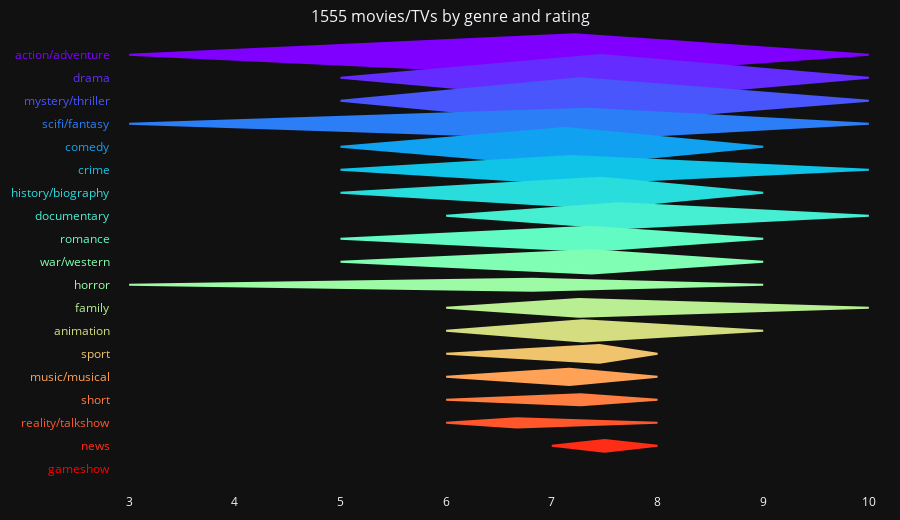

The notebook cell this image was saved under:
### Code cell
df_ = df
genre_cols = [col for col in df_.columns if col.startswith('genre_')]

# Sum weighted counts per genre
df_by_genre = df_[genre_cols].sum(axis=0).reset_index()
df_by_genre.columns = ['genre', 'weighted_count']
df_by_genre['genre'] = df_by_genre['genre'].str.replace('^genre_', '', regex=True)

# Raw counts per genre
raw_counts = [(df_[col] > 0).sum() for col in genre_cols]
df_by_genre['raw_count'] = raw_counts

# Average rating per genre
means = []
for col in genre_cols:
    mask = df_[col] > 0
    mean_rating = df_.loc[mask, 'your_rating'].mean() if mask.sum() > 0 else None
    means.append(mean_rating)
df_by_genre['avg_rating'] = means

# Min and max rating per genre (needed for diamond vertical extent)
mins = []
maxs = []
for col in genre_cols:
    mask = df_[col] > 0
    min_rating = df_.loc[mask, 'your_rating'].min() if mask.sum() > 0 else None
    max_rating = df_.loc[mask, 'your_rating'].max() if mask.sum() > 0 else None
    mins.append(min_rating)
    maxs.append(max_rating)
df_by_genre['min_rating'] = mins
df_by_genre['max_rating'] = maxs

# Helper function to wrap long lines for hover text
def wrap_line(line, width=45):
    return '<br>'.join(textwrap.wrap(line, width=width))

# Format top titles with line breaks for wrapping
def format_top_titles(titles, is_truncated, top_n=15):
    displayed_titles = titles[:top_n] if len(titles) > top_n else titles
    lines = [f"Top {len(displayed_titles)}:"] + displayed_titles
    wrapped_lines = [wrap_line(line) for line in lines]
    text = '<br>'.join(wrapped_lines)
    return text + ("<br>...and more" if is_truncated else "")

# Precompute top movies per genre
top_n = 15
top_movies_per_genre = {}
for col in genre_cols:
    mask = df_[col] > 0
    filtered = df_.loc[mask, ['title', 'year', 'your_rating']]
    total_movies = filtered.shape[0]
    top_rated = filtered.sort_values('your_rating', ascending=False).head(top_n)
    top_sorted = top_rated.sort_values(['year', 'title'])
    formatted_titles = [
        f"{int(row['year'])}: {row['title']} ({row['your_rating']}/10)"
        for _, row in top_sorted.iterrows()
    ]
    is_truncated = total_movies > top_n
    top_movies_per_genre[col] = (formatted_titles, is_truncated)

df_by_genre['top'] = df_by_genre['genre'].apply(
    lambda g: format_top_titles(*top_movies_per_genre.get(f'genre_{g}', ([], False)))
)

# Sort descending by weighted_count (largest on top)
df_by_genre = df_by_genre.sort_values('weighted_count', ascending=False).reset_index(drop=True)
# Removed reversal: df_by_genre = df_by_genre[::-1]

# Rescale avg_rating, min_rating, max_rating to original rating scale for x-axis
min_orig = df_['your_rating'].min()
max_orig = df_['your_rating'].max()

# Marker area proportional to weighted count
size_factor = 4e-1
areas = np.sqrt(df_by_genre['weighted_count'] * size_factor)

# Assign colors using reversed rainbow colormap
n_genres = len(df_by_genre)
spectral = cm.get_cmap('rainbow')
color_vals = np.linspace(0, 1, n_genres)
genre_list = df_by_genre['genre'].tolist()
genre_colors = {
    genre: to_hex(spectral(val))
    for genre, val in zip(genre_list, color_vals)
}

# Prepare hover text strings
hover_texts = []
for _, row in df_by_genre.iterrows():
    hover_text = (
        f"Genre: {row['genre']}<br>"
        f"Raw count: {row['raw_count']}<br>"
        f"Weighted count: {row['weighted_count']:.0f}<br>"
        f"Avg rating: {row['avg_rating']:.1f}/10<br>"
        f"Range: {row['min_rating']:.0f} - {row['max_rating']:.0f}<br><br>"
        f"{row['top']}"
    )
    hover_texts.append(hover_text)

# Build diamond shapes as polygons, y is numeric index
diamond_traces = []
for i, row in df_by_genre.iterrows():
    genre = row['genre']
    avg = row['avg_rating']
    min_r = row['min_rating']
    max_r = row['max_rating']
    area = np.sqrt(row['weighted_count'] * size_factor)
    color = genre_colors[genre]

    y = i  # y-axis numeric position

    # Calculate diamond vertical height from rating range and area
    vertical_height = area/(max_r - min_r)
    if vertical_height == 0:
        vertical_height = 0.01  # fallback minimal height to avoid zero area
    # Area of diamond = width * height; width = area / height
    half_height = vertical_height / 2
    half_width = area / vertical_height / 2

    # Diamond vertices coordinates (clockwise):
    # Top vertex: (avg, y + half_height)
    # Right vertex: (avg + half_width, y)
    # Bottom vertex: (avg, y - half_height)
    # Left vertex: (avg - half_width, y)
    # Close polygon back to top vertex
    x_pts = [avg, max_r, avg, min_r, avg]
    y_pts = [y + half_height, y, y - half_height, y, y + half_height]

    diamond_trace = go.Scatter(
        x=x_pts,
        y=y_pts,
        mode='lines',
        fill='toself',
        line=dict(color=color),
        fillcolor=color,
        hoverinfo='text',
        text=hover_texts[i],
        showlegend=False,
        hovertemplate=hover_texts[i] + "<extra></extra>",
    )
    diamond_traces.append(diamond_trace)

# Prepare y-axis ticks but keep labels blank (annotations used instead)
y_positions = list(range(len(df_by_genre)))
y_labels = df_by_genre['genre'].tolist()

annotations = [
    dict(
        xref='paper',
        x=0.005,
        y=y_pos,
        xanchor='right',
        yanchor='middle',
        text=genre,
        font=dict(color=genre_colors[genre], size=12),
        showarrow=False,
        align='right'
    )
    for y_pos, genre in zip(y_positions, y_labels)
]

fig = go.Figure(data=diamond_traces)

fig.update_layout(
    title=dict(
        text=f'{df.title.nunique()} movies/TVs by genre and rating',
        x=0.5,
        y=0.98,
        xanchor='center',
        font=dict(size=16)
    ),
    xaxis=dict(
        range=[min_orig - 0.2, max_orig + 0.2],
        showgrid=False,
        fixedrange=True,
    ),
    yaxis=dict(
        tickvals=y_positions,
        ticktext=[''] * len(y_positions),
        showgrid=False,
        fixedrange=True,
        zeroline=False,
        autorange='reversed'  # Reverse y-axis so highest weighted count is at top
    ),
    annotations=annotations,
    template='plotly_dark',
    height=520,
    margin=dict(t=10, b=10, l=108, r=10),
    dragmode=False,
    hoverlabel=dict(
        align='left',
        font_size=12,
    )
)

fig.show(config=dict(scrollZoom=False, doubleClick=False, displayModeBar=True))

### Figure 1 — Plotly figure (JSON) as saved in the notebook; plotly's stock layout.template omitted (floating-point values rounded to 4 significant figures)
{"data": [{"fill": "toself", "fillcolor": "#8000ff", "hoverinfo": "text", "hovertemplate": "Genre: action/adventure<br>Raw count: 974<br>Weighted count: 396<br>Avg rating: 7.2/10<br>Range: 3 - 10<br><br>Top 15:<br>1991: Terminator 2: Judgment Day (9/10)<br>2000: Gladiator (9/10)<br>2002: The Lord of the Rings: The Two Towers<br>(9/10)<br>2003: Big Fish (9/10)<br>2005: Star Wars: Episode III - Revenge of the<br>Sith (9/10)<br>2005: V for Vendetta (9/10)<br>2008: The Dark Knight (10/10)<br>2010: Inception (10/10)<br>2013: Rick and Morty (9/10)<br>2014: Interstellar (10/10)<br>2015: Star Wars: Episode VII - The Force<br>Awakens (9/10)<br>2017: A Taxi Driver (9/10)<br>2017: Logan (9/10)<br>2019: Avengers: Endgame (10/10)<br>2021: What If...? (9/10)<br>...and more<extra></extra>", "line": {"color": "#8000ff"}, "mode": "lines", "showlegend": false, "text": "Genre: action/adventure<br>Raw count: 974<br>Weighted count: 396<br>Avg rating: 7.2/10<br>Range: 3 - 10<br><br>Top 15:<br>1991: Terminator 2: Judgment Day (9/10)<br>2000: Gladiator (9/10)<br>2002: The Lord of the Rings: The Two Towers<br>(9/10)<br>2003: Big Fish (9/10)<br>2005: Star Wars: Episode III - Revenge of the<br>Sith (9/10)<br>2005: V for Vendetta (9/10)<br>2008: The Dark Knight (10/10)<br>2010: Inception (10/10)<br>2013: Rick and Morty (9/10)<br>2014: Interstellar (10/10)<br>2015: Star Wars: Episode VII - The Force<br>Awakens (9/10)<br>2017: A Taxi Driver (9/10)<br>2017: Logan (9/10)<br>2019: Avengers: Endgame (10/10)<br>2021: What If...? (9/10)<br>...and more", "type": "scatter", "x": [7.217, 10, 7.217, 3, 7.217], "y": [0.8987, 0, -0.8987, 0, 0.8987]}, {"fill": "toself", "fillcolor": "#642cfe", "hoverinfo": "text", "hovertemplate": "Genre: drama<br>Raw count: 776<br>Weighted count: 246<br>Avg rating: 7.5/10<br>Range: 5 - 10<br><br>Top 15:<br>1994: The Shawshank Redemption (9/10)<br>1997: Titanic (9/10)<br>2000: Memento (9/10)<br>2002: The Lord of the Rings: The Two Towers<br>(9/10)<br>2003: Big Fish (9/10)<br>2008: The Dark Knight (10/10)<br>2014: Interstellar (10/10)<br>2014: The Theory of Everything (9/10)<br>2015: The Man in the High Castle (9/10)<br>2016: Arrival (10/10)<br>2016: Hacksaw Ridge (9/10)<br>2016: Travelers (9/10)<br>2016: Westworld (9/10)<br>2017: A Taxi Driver (9/10)<br>2017: Logan (9/10)<br>...and more<extra></extra>", "line": {"color": "#642cfe"}, "mode": "lines", "showlegend": false, "text": "Genre: drama<br>Raw count: 776<br>Weighted count: 246<br>Avg rating: 7.5/10<br>Range: 5 - 10<br><br>Top 15:<br>1994: The Shawshank Redemption (9/10)<br>1997: Titanic (9/10)<br>2000: Memento (9/10)<br>2002: The Lord of the Rings: The Two Towers<br>(9/10)<br>2003: Big Fish (9/10)<br>2008: The Dark Knight (10/10)<br>2014: Interstellar (10/10)<br>2014: The Theory of Everything (9/10)<br>2015: The Man in the High Castle (9/10)<br>2016: Arrival (10/10)<br>2016: Hacksaw Ridge (9/10)<br>2016: Travelers (9/10)<br>2016: Westworld (9/10)<br>2017: A Taxi Driver (9/10)<br>2017: Logan (9/10)<br>...and more", "type": "scatter", "x": [7.464, 10, 7.464, 5, 7.464], "y": [1.993, 1, 0.007052, 1, 1.993]}, {"fill": "toself", "fillcolor": "#4856fb", "hoverinfo": "text", "hovertemplate": "Genre: mystery/thriller<br>Raw count: 718<br>Weighted count: 241<br>Avg rating: 7.3/10<br>Range: 5 - 10<br><br>Top 15:<br>2000: Memento (9/10)<br>2001: A Beautiful Mind (9/10)<br>2006: The Lives of Others (9/10)<br>2008: Breaking Bad (9/10)<br>2008: The Dark Knight (10/10)<br>2010: Inception (10/10)<br>2013: Coherence (9/10)<br>2015: Narcos (9/10)<br>2015: The Man in the High Castle (9/10)<br>2016: Arrival (10/10)<br>2016: Travelers (9/10)<br>2016: Westworld (9/10)<br>2017: Dark (9/10)<br>2017: Logan (9/10)<br>2020: Tenet (9/10)<br>...and more<extra></extra>", "line": {"color": "#4856fb"}, "mode": "lines", "showlegend": false, "text": "Genre: mystery/thriller<br>Raw count: 718<br>Weighted count: 241<br>Avg rating: 7.3/10<br>Range: 5 - 10<br><br>Top 15:<br>2000: Memento (9/10)<br>2001: A Beautiful Mind (9/10)<br>2006: The Lives of Others (9/10)<br>2008: Breaking Bad (9/10)<br>2008: The Dark Knight (10/10)<br>2010: Inception (10/10)<br>2013: Coherence (9/10)<br>2015: Narcos (9/10)<br>2015: The Man in the High Castle (9/10)<br>2016: Arrival (10/10)<br>2016: Travelers (9/10)<br>2016: Westworld (9/10)<br>2017: Dark (9/10)<br>2017: Logan (9/10)<br>2020: Tenet (9/10)<br>...and more", "type": "scatter", "x": [7.267, 10, 7.267, 5, 7.267], "y": [2.982, 2, 1.018, 2, 2.982]}, {"fill": "toself", "fillcolor": "#2c7ef7", "hoverinfo": "text", "hovertemplate": "Genre: scifi/fantasy<br>Raw count: 679<br>Weighted count: 211<br>Avg rating: 7.3/10<br>Range: 3 - 10<br><br>Top 15:<br>1999: The Matrix (9/10)<br>2003: Big Fish (9/10)<br>2005: Star Wars: Episode III - Revenge of the<br>Sith (9/10)<br>2010: Inception (10/10)<br>2013: Coherence (9/10)<br>2013: Rick and Morty (9/10)<br>2014: Interstellar (10/10)<br>2015: Star Wars: Episode VII - The Force<br>Awakens (9/10)<br>2015: The Man in the High Castle (9/10)<br>2016: Arrival (10/10)<br>2016: Travelers (9/10)<br>2017: Logan (9/10)<br>2019: Avengers: Endgame (10/10)<br>2020: Tenet (9/10)<br>2021: What If...? (9/10)<br>...and more<extra></extra>", "line": {"color": "#2c7ef7"}, "mode": "lines", "showlegend": false, "text": "Genre: scifi/fantasy<br>Raw count: 679<br>Weighted count: 211<br>Avg rating: 7.3/10<br>Range: 3 - 10<br><br>Top 15:<br>1999: The Matrix (9/10)<br>2003: Big Fish (9/10)<br>2005: Star Wars: Episode III - Revenge of the<br>Sith (9/10)<br>2010: Inception (10/10)<br>2013: Coherence (9/10)<br>2013: Rick and Morty (9/10)<br>2014: Interstellar (10/10)<br>2015: Star Wars: Episode VII - The Force<br>Awakens (9/10)<br>2015: The Man in the High Castle (9/10)<br>2016: Arrival (10/10)<br>2016: Travelers (9/10)<br>2017: Logan (9/10)<br>2019: Avengers: Endgame (10/10)<br>2020: Tenet (9/10)<br>2021: What If...? (9/10)<br>...and more", "type": "scatter", "x": [7.348, 10, 7.348, 3, 7.348], "y": [3.656, 3, 2.344, 3, 3.656]}, {"fill": "toself", "fillcolor": "#10a2f0", "hoverinfo": "text", "hovertemplate": "Genre: comedy<br>Raw count: 328<br>Weighted count: 107<br>Avg rating: 7.1/10<br>Range: 5 - 9<br><br>Top 15:<br>1989: Dead Poets Society (9/10)<br>1993: Groundhog Day (9/10)<br>1998: The Truman Show (9/10)<br>2013: Rick and Morty (9/10)<br>2015: Where to Invade Next (9/10)<br>2017: Bonusfamiljen (8/10)<br>2019: Knives Out (8/10)<br>2021: Free Guy (8/10)<br>2021: Resident Alien (8/10)<br>2021: WandaVision (8/10)<br>2022: Babylon (9/10)<br>2022: Everything Everywhere All at Once<br>(8/10)<br>2022: The Boys Presents: Diabolical (8/10)<br>2022: The Menu (8/10)<br>2023: Poor Things (8/10)<br>...and more<extra></extra>", "line": {"color": "#10a2f0"}, "mode": "lines", "showlegend": false, "text": "Genre: comedy<br>Raw count: 328<br>Weighted count: 107<br>Avg rating: 7.1/10<br>Range: 5 - 9<br><br>Top 15:<br>1989: Dead Poets Society (9/10)<br>1993: Groundhog Day (9/10)<br>1998: The Truman Show (9/10)<br>2013: Rick and Morty (9/10)<br>2015: Where to Invade Next (9/10)<br>2017: Bonusfamiljen (8/10)<br>2019: Knives Out (8/10)<br>2021: Free Guy (8/10)<br>2021: Resident Alien (8/10)<br>2021: WandaVision (8/10)<br>2022: Babylon (9/10)<br>2022: Everything Everywhere All at Once<br>(8/10)<br>2022: The Boys Presents: Diabolical (8/10)<br>2022: The Menu (8/10)<br>2023: Poor Things (8/10)<br>...and more", "type": "scatter", "x": [7.131, 9, 7.131, 5, 7.131], "y": [4.818, 4, 3.182, 4, 4.818]}, {"fill": "toself", "fillcolor": "#0fc4e7", "hoverinfo": "text", "hovertemplate": "Genre: crime<br>Raw count: 339<br>Weighted count: 91<br>Avg rating: 7.2/10<br>Range: 5 - 10<br><br>Top 15:<br>1996: Eraser (8/10)<br>2002: Catch Me If You Can (9/10)<br>2005: Batman Begins (9/10)<br>2008: Breaking Bad (9/10)<br>2008: The Dark Knight (10/10)<br>2011: The Bridge (9/10)<br>2012: The Dark Knight Rises (9/10)<br>2013: Now You See Me (9/10)<br>2015: Narcos (9/10)<br>2017: Dark (9/10)<br>2019: In the Shadow of the Moon (8/10)<br>2019: Joker (9/10)<br>2022: The Batman (8/10)<br>2022: Under the Banner of Heaven (9/10)<br>2023: The Continental (8/10)<br>...and more<extra></extra>", "line": {"color": "#0fc4e7"}, "mode": "lines", "showlegend": false, "text": "Genre: crime<br>Raw count: 339<br>Weighted count: 91<br>Avg rating: 7.2/10<br>Range: 5 - 10<br><br>Top 15:<br>1996: Eraser (8/10)<br>2002: Catch Me If You Can (9/10)<br>2005: Batman Begins (9/10)<br>2008: Breaking Bad (9/10)<br>2008: The Dark Knight (10/10)<br>2011: The Bridge (9/10)<br>2012: The Dark Knight Rises (9/10)<br>2013: Now You See Me (9/10)<br>2015: Narcos (9/10)<br>2017: Dark (9/10)<br>2019: In the Shadow of the Moon (8/10)<br>2019: Joker (9/10)<br>2022: The Batman (8/10)<br>2022: Under the Banner of Heaven (9/10)<br>2023: The Continental (8/10)<br>...and more", "type": "scatter", "x": [7.177, 10, 7.177, 5, 7.177], "y": [5.605, 5, 4.395, 5, 5.605]}, {"fill": "toself", "fillcolor": "#2adddd", "hoverinfo": "text", "hovertemplate": "Genre: history/biography<br>Raw count: 183<br>Weighted count: 69<br>Avg rating: 7.5/10<br>Range: 5 - 9<br><br>Top 15:<br>1998: The Thin Red Line (9/10)<br>2001: A Beautiful Mind (9/10)<br>2002: Catch Me If You Can (9/10)<br>2002: K-19: The Widowmaker (9/10)<br>2014: The Theory of Everything (9/10)<br>2015: Narcos (9/10)<br>2016: Hacksaw Ridge (9/10)<br>2016: Race (8/10)<br>2017: A Taxi Driver (9/10)<br>2017: Molly's Game (8/10)<br>2019: Chernobyl (9/10)<br>2019: The Best of Enemies (8/10)<br>2020: Hillbilly Elegy (8/10)<br>2022: All Quiet on the Western Front (9/10)<br>2024: Shōgun (8/10)<br>...and more<extra></extra>", "line": {"color": "#2adddd"}, "mode": "lines", "showlegend": false, "text": "Genre: history/biography<br>Raw count: 183<br>Weighted count: 69<br>Avg rating: 7.5/10<br>Range: 5 - 9<br><br>Top 15:<br>1998: The Thin Red Line (9/10)<br>2001: A Beautiful Mind (9/10)<br>2002: Catch Me If You Can (9/10)<br>2002: K-19: The Widowmaker (9/10)<br>2014: The Theory of Everything (9/10)<br>2015: Narcos (9/10)<br>2016: Hacksaw Ridge (9/10)<br>2016: Race (8/10)<br>2017: A Taxi Driver (9/10)<br>2017: Molly's Game (8/10)<br>2019: Chernobyl (9/10)<br>2019: The Best of Enemies (8/10)<br>2020: Hillbilly Elegy (8/10)<br>2022: All Quiet on the Western Front (9/10)<br>2024: Shōgun (8/10)<br>...and more", "type": "scatter", "x": [7.464, 9, 7.464, 5, 7.464], "y": [6.659, 6, 5.341, 6, 6.659]}, {"fill": "toself", "fillcolor": "#46efd1", "hoverinfo": "text", "hovertemplate": "Genre: documentary<br>Raw count: 61<br>Weighted count: 47<br>Avg rating: 7.6/10<br>Range: 6 - 10<br><br>Top 15:<br>2006: Nova: Monster of the Milky Way (8/10)<br>2008: Adventures in Architecture (9/10)<br>2009: Home (10/10)<br>2010: Aerial America (8/10)<br>2010: Hubble (9/10)<br>2011: Nova: The Fabric of the Cosmos: Quantum<br>Leap (9/10)<br>2011: Nova: The Fabric of the Cosmos: The<br>Illusion of Time (9/10)<br>2011: Nova: The Fabric of the Cosmos:<br>Universe or Multiverse? (9/10)<br>2011: Nova: The Fabric of the Cosmos: What is<br>Space? (9/10)<br>2011: Samsara (8/10)<br>2014: Scandimania (9/10)<br>2014: The Science of Interstellar (8/10)<br>2015: Under the Dome (8/10)<br>2015: Where to Invade Next (9/10)<br>2020: Alien Worlds (8/10)<br>...and more<extra></extra>", "line": {"color": "#46efd1"}, "mode": "lines", "showlegend": false, "text": "Genre: documentary<br>Raw count: 61<br>Weighted count: 47<br>Avg rating: 7.6/10<br>Range: 6 - 10<br><br>Top 15:<br>2006: Nova: Monster of the Milky Way (8/10)<br>2008: Adventures in Architecture (9/10)<br>2009: Home (10/10)<br>2010: Aerial America (8/10)<br>2010: Hubble (9/10)<br>2011: Nova: The Fabric of the Cosmos: Quantum<br>Leap (9/10)<br>2011: Nova: The Fabric of the Cosmos: The<br>Illusion of Time (9/10)<br>2011: Nova: The Fabric of the Cosmos:<br>Universe or Multiverse? (9/10)<br>2011: Nova: The Fabric of the Cosmos: What is<br>Space? (9/10)<br>2011: Samsara (8/10)<br>2014: Scandimania (9/10)<br>2014: The Science of Interstellar (8/10)<br>2015: Under the Dome (8/10)<br>2015: Where to Invade Next (9/10)<br>2020: Alien Worlds (8/10)<br>...and more", "type": "scatter", "x": [7.639, 10, 7.639, 6, 7.639], "y": [7.543, 7, 6.457, 7, 7.543]}, {"fill": "toself", "fillcolor": "#62fbc4", "hoverinfo": "text", "hovertemplate": "Genre: romance<br>Raw count: 140<br>Weighted count: 45<br>Avg rating: 7.4/10<br>Range: 5 - 9<br><br>Top 15:<br>1985: Out of Africa (8/10)<br>1990: Edward Scissorhands (8/10)<br>1992: Memoirs of an Invisible Man (8/10)<br>1993: Groundhog Day (9/10)<br>1994: Forrest Gump (9/10)<br>1997: Good Will Hunting (9/10)<br>1997: Titanic (9/10)<br>2003: Big Fish (9/10)<br>2005: King Kong (8/10)<br>2009: Mr. Nobody (8/10)<br>2012: To the Wonder (8/10)<br>2013: Her (8/10)<br>2014: The Theory of Everything (9/10)<br>2021: Free Guy (8/10)<br>2023: Poor Things (8/10)<br>...and more<extra></extra>", "line": {"color": "#62fbc4"}, "mode": "lines", "showlegend": false, "text": "Genre: romance<br>Raw count: 140<br>Weighted count: 45<br>Avg rating: 7.4/10<br>Range: 5 - 9<br><br>Top 15:<br>1985: Out of Africa (8/10)<br>1990: Edward Scissorhands (8/10)<br>1992: Memoirs of an Invisible Man (8/10)<br>1993: Groundhog Day (9/10)<br>1994: Forrest Gump (9/10)<br>1997: Good Will Hunting (9/10)<br>1997: Titanic (9/10)<br>2003: Big Fish (9/10)<br>2005: King Kong (8/10)<br>2009: Mr. Nobody (8/10)<br>2012: To the Wonder (8/10)<br>2013: Her (8/10)<br>2014: The Theory of Everything (9/10)<br>2021: Free Guy (8/10)<br>2023: Poor Things (8/10)<br>...and more", "type": "scatter", "x": [7.364, 9, 7.364, 5, 7.364], "y": [8.528, 8, 7.472, 8, 8.528]}, {"fill": "toself", "fillcolor": "#80ffb4", "hoverinfo": "text", "hovertemplate": "Genre: war/western<br>Raw count: 136<br>Weighted count: 40<br>Avg rating: 7.4/10<br>Range: 5 - 9<br><br>Top 15:<br>1987: Empire of the Sun (8/10)<br>1998: The Thin Red Line (9/10)<br>2000: U-571 (8/10)<br>2002: K-19: The Widowmaker (9/10)<br>2006: Letters from Iwo Jima (8/10)<br>2008: Defiance (8/10)<br>2008: Valkyrie (8/10)<br>2009: Inglourious Basterds (8/10)<br>2011: War Horse (8/10)<br>2016: Hacksaw Ridge (9/10)<br>2019: Jojo Rabbit (8/10)<br>2022: All Quiet on the Western Front (9/10)<br>2022: Rogue Heroes (8/10)<br>2023: Napoleon (8/10)<br>2024: Shōgun (8/10)<br>...and more<extra></extra>", "line": {"color": "#80ffb4"}, "mode": "lines", "showlegend": false, "text": "Genre: war/western<br>Raw count: 136<br>Weighted count: 40<br>Avg rating: 7.4/10<br>Range: 5 - 9<br><br>Top 15:<br>1987: Empire of the Sun (8/10)<br>1998: The Thin Red Line (9/10)<br>2000: U-571 (8/10)<br>2002: K-19: The Widowmaker (9/10)<br>2006: Letters from Iwo Jima (8/10)<br>2008: Defiance (8/10)<br>2008: Valkyrie (8/10)<br>2009: Inglourious Basterds (8/10)<br>2011: War Horse (8/10)<br>2016: Hacksaw Ridge (9/10)<br>2019: Jojo Rabbit (8/10)<br>2022: All Quiet on the Western Front (9/10)<br>2022: Rogue Heroes (8/10)<br>2023: Napoleon (8/10)<br>2024: Shōgun (8/10)<br>...and more", "type": "scatter", "x": [7.375, 9, 7.375, 5, 7.375], "y": [9.502, 9, 8.498, 9, 9.502]}, {"fill": "toself", "fillcolor": "#9cfba4", "hoverinfo": "text", "hovertemplate": "Genre: horror<br>Raw count: 83<br>Weighted count: 25<br>Avg rating: 6.8/10<br>Range: 3 - 9<br><br>Top 15:<br>1986: Aliens (8/10)<br>1991: The Silence of the Lambs (8/10)<br>2005: The Skeleton Key (8/10)<br>2007: 28 Weeks Later (8/10)<br>2008: The Mummy: Tomb of the Dragon Emperor<br>(8/10)<br>2013: World War Z (8/10)<br>2018: Annihilation (8/10)<br>2018: The Cloverfield Paradox (8/10)<br>2019: Love, Death & Robots (8/10)<br>2020: A Quiet Place Part II (8/10)<br>2021: Army of the Dead (8/10)<br>2022: Doctor Strange in the Multiverse of<br>Madness (8/10)<br>2022: The Menu (8/10)<br>2023: The Last of Us (9/10)<br>2024: Alien: Romulus (8/10)<br>...and more<extra></extra>", "line": {"color": "#9cfba4"}, "mode": "lines", "showlegend": false, "text": "Genre: horror<br>Raw count: 83<br>Weighted count: 25<br>Avg rating: 6.8/10<br>Range: 3 - 9<br><br>Top 15:<br>1986: Aliens (8/10)<br>1991: The Silence of the Lambs (8/10)<br>2005: The Skeleton Key (8/10)<br>2007: 28 Weeks Later (8/10)<br>2008: The Mummy: Tomb of the Dragon Emperor<br>(8/10)<br>2013: World War Z (8/10)<br>2018: Annihilation (8/10)<br>2018: The Cloverfield Paradox (8/10)<br>2019: Love, Death & Robots (8/10)<br>2020: A Quiet Place Part II (8/10)<br>2021: Army of the Dead (8/10)<br>2022: Doctor Strange in the Multiverse of<br>Madness (8/10)<br>2022: The Menu (8/10)<br>2023: The Last of Us (9/10)<br>2024: Alien: Romulus (8/10)<br>...and more", "type": "scatter", "x": [6.819, 9, 6.819, 3, 6.819], "y": [10.26, 10, 9.738, 10, 10.26]}, {"fill": "toself", "fillcolor": "#b9ef92", "hoverinfo": "text", "hovertemplate": "Genre: family<br>Raw count: 105<br>Weighted count: 24<br>Avg rating: 7.3/10<br>Range: 6 - 10<br><br>Top 15:<br>1990: Mr. Bean (8/10)<br>2001: Harry Potter and the Sorcerer's Stone<br>(8/10)<br>2002: Harry Potter and the Chamber of Secrets<br>(8/10)<br>2004: Harry Potter and the Prisoner of<br>Azkaban (9/10)<br>2005: Harry Potter and the Goblet of Fire<br>(8/10)<br>2009: Hachi: A Dog's Tale (8/10)<br>2009: Harry Potter and the Half-Blood Prince<br>(8/10)<br>2009: Home (10/10)<br>2010: Harry Potter and the Deathly Hallows:<br>Part 1 (8/10)<br>2011: Harry Potter and the Deathly Hallows:<br>Part 2 (8/10)<br>2011: Hugo (8/10)<br>2011: We Bought a Zoo (8/10)<br>2012: Brave (8/10)<br>2014: Big Hero 6 (8/10)<br>2015: Tomorrowland (8/10)<br>...and more<extra></extra>", "line": {"color": "#b9ef92"}, "mode": "lines", "showlegend": false, "text": "Genre: family<br>Raw count: 105<br>Weighted count: 24<br>Avg rating: 7.3/10<br>Range: 6 - 10<br><br>Top 15:<br>1990: Mr. Bean (8/10)<br>2001: Harry Potter and the Sorcerer's Stone<br>(8/10)<br>2002: Harry Potter and the Chamber of Secrets<br>(8/10)<br>2004: Harry Potter and the Prisoner of<br>Azkaban (9/10)<br>2005: Harry Potter and the Goblet of Fire<br>(8/10)<br>2009: Hachi: A Dog's Tale (8/10)<br>2009: Harry Potter and the Half-Blood Prince<br>(8/10)<br>2009: Home (10/10)<br>2010: Harry Potter and the Deathly Hallows:<br>Part 1 (8/10)<br>2011: Harry Potter and the Deathly Hallows:<br>Part 2 (8/10)<br>2011: Hugo (8/10)<br>2011: We Bought a Zoo (8/10)<br>2012: Brave (8/10)<br>2014: Big Hero 6 (8/10)<br>2015: Tomorrowland (8/10)<br>...and more", "type": "scatter", "x": [7.257, 10, 7.257, 6, 7.257], "y": [11.39, 11, 10.61, 11, 11.39]}, {"fill": "toself", "fillcolor": "#d4dd80", "hoverinfo": "text", "hovertemplate": "Genre: animation<br>Raw count: 103<br>Weighted count: 19<br>Avg rating: 7.3/10<br>Range: 6 - 9<br><br>Top 15:<br>2008: Star Wars: The Clone Wars (9/10)<br>2009: 9 (8/10)<br>2013: Rick and Morty (9/10)<br>2014: Big Hero 6 (8/10)<br>2014: Star Wars: Rebels (8/10)<br>2019: Love, Death & Robots (8/10)<br>2020: Alien Worlds (8/10)<br>2020: Solar Opposites (8/10)<br>2021: Invincible (8/10)<br>2021: Star Wars: The Bad Batch (8/10)<br>2021: The Mitchells vs. the Machines (8/10)<br>2021: What If...? (9/10)<br>2022: Star Wars: Tales of the Jedi (8/10)<br>2022: The Boys Presents: Diabolical (8/10)<br>2023: Scavengers Reign (9/10)<br>...and more<extra></extra>", "line": {"color": "#d4dd80"}, "mode": "lines", "showlegend": false, "text": "Genre: animation<br>Raw count: 103<br>Weighted count: 19<br>Avg rating: 7.3/10<br>Range: 6 - 9<br><br>Top 15:<br>2008: Star Wars: The Clone Wars (9/10)<br>2009: 9 (8/10)<br>2013: Rick and Morty (9/10)<br>2014: Big Hero 6 (8/10)<br>2014: Star Wars: Rebels (8/10)<br>2019: Love, Death & Robots (8/10)<br>2020: Alien Worlds (8/10)<br>2020: Solar Opposites (8/10)<br>2021: Invincible (8/10)<br>2021: Star Wars: The Bad Batch (8/10)<br>2021: The Mitchells vs. the Machines (8/10)<br>2021: What If...? (9/10)<br>2022: Star Wars: Tales of the Jedi (8/10)<br>2022: The Boys Presents: Diabolical (8/10)<br>2023: Scavengers Reign (9/10)<br>...and more", "type": "scatter", "x": [7.291, 9, 7.291, 6, 7.291], "y": [12.46, 12, 11.54, 12, 12.46]}, {"fill": "toself", "fillcolor": "#f0c46c", "hoverinfo": "text", "hovertemplate": "Genre: sport<br>Raw count: 20<br>Weighted count: 6<br>Avg rating: 7.5/10<br>Range: 6 - 8<br><br>Top 15:<br>1982: Rocky III (7/10)<br>2004: Million Dollar Baby (8/10)<br>2009: Invictus (8/10)<br>2011: Cars 2 (7/10)<br>2011: Real Steel (8/10)<br>2013: Rush (8/10)<br>2014: Pawn Sacrifice (8/10)<br>2014: Unbroken (7/10)<br>2015: Concussion (8/10)<br>2015: Eddie the Eagle (8/10)<br>2016: Queen of Katwe (8/10)<br>2016: Race (8/10)<br>2017: AlphaGo (8/10)<br>2017: I, Tonya (8/10)<br>2020: Ted Lasso (8/10)<br>...and more<extra></extra>", "line": {"color": "#f0c46c"}, "mode": "lines", "showlegend": false, "text": "Genre: sport<br>Raw count: 20<br>Weighted count: 6<br>Avg rating: 7.5/10<br>Range: 6 - 8<br><br>Top 15:<br>1982: Rocky III (7/10)<br>2004: Million Dollar Baby (8/10)<br>2009: Invictus (8/10)<br>2011: Cars 2 (7/10)<br>2011: Real Steel (8/10)<br>2013: Rush (8/10)<br>2014: Pawn Sacrifice (8/10)<br>2014: Unbroken (7/10)<br>2015: Concussion (8/10)<br>2015: Eddie the Eagle (8/10)<br>2016: Queen of Katwe (8/10)<br>2016: Race (8/10)<br>2017: AlphaGo (8/10)<br>2017: I, Tonya (8/10)<br>2020: Ted Lasso (8/10)<br>...and more", "type": "scatter", "x": [7.45, 8, 7.45, 6, 7.45], "y": [13.38, 13, 12.62, 13, 13.38]}, {"fill": "toself", "fillcolor": "#ffa256", "hoverinfo": "text", "hovertemplate": "Genre: music/musical<br>Raw count: 18<br>Weighted count: 5<br>Avg rating: 7.2/10<br>Range: 6 - 8<br><br>Top 15:<br>1984: Amadeus (7/10)<br>1994: The Lion King (7/10)<br>2002: 8 Mile (7/10)<br>2002: The Pianist (8/10)<br>2007: Enchanted (7/10)<br>2011: Samsara (8/10)<br>2013: Frozen (7/10)<br>2014: Annie (7/10)<br>2015: Frozen Fever (7/10)<br>2015: Home (7/10)<br>2016: La La Land (7/10)<br>2016: The Jungle Book (8/10)<br>2018: Bohemian Rhapsody (8/10)<br>2018: Green Book (8/10)<br>2022: The Playlist (8/10)<br>...and more<extra></extra>", "line": {"color": "#ffa256"}, "mode": "lines", "showlegend": false, "text": "Genre: music/musical<br>Raw count: 18<br>Weighted count: 5<br>Avg rating: 7.2/10<br>Range: 6 - 8<br><br>Top 15:<br>1984: Amadeus (7/10)<br>1994: The Lion King (7/10)<br>2002: 8 Mile (7/10)<br>2002: The Pianist (8/10)<br>2007: Enchanted (7/10)<br>2011: Samsara (8/10)<br>2013: Frozen (7/10)<br>2014: Annie (7/10)<br>2015: Frozen Fever (7/10)<br>2015: Home (7/10)<br>2016: La La Land (7/10)<br>2016: The Jungle Book (8/10)<br>2018: Bohemian Rhapsody (8/10)<br>2018: Green Book (8/10)<br>2022: The Playlist (8/10)<br>...and more", "type": "scatter", "x": [7.167, 8, 7.167, 6, 7.167], "y": [14.36, 14, 13.64, 14, 14.36]}, {"fill": "toself", "fillcolor": "#ff7e41", "hoverinfo": "text", "hovertemplate": "Genre: short<br>Raw count: 11<br>Weighted count: 2<br>Avg rating: 7.3/10<br>Range: 6 - 8<br><br>Top 11:<br>2015: Frozen Fever (7/10)<br>2016: Code 8 (8/10)<br>2018: The Trader (6/10)<br>2019: Love, Death & Robots (8/10)<br>2020: Two Distant Strangers (7/10)<br>2022: Baymax! (7/10)<br>2022: Star Wars: Tales of the Jedi (8/10)<br>2022: The Boys Presents: Diabolical (8/10)<br>2023: The Wonderful Story of Henry Sugar<br>(7/10)<br>2024: Star Wars: Tales of the Empire (7/10)<br>2025: Star Wars: Tales of the Underworld<br>(7/10)<extra></extra>", "line": {"color": "#ff7e41"}, "mode": "lines", "showlegend": false, "text": "Genre: short<br>Raw count: 11<br>Weighted count: 2<br>Avg rating: 7.3/10<br>Range: 6 - 8<br><br>Top 11:<br>2015: Frozen Fever (7/10)<br>2016: Code 8 (8/10)<br>2018: The Trader (6/10)<br>2019: Love, Death & Robots (8/10)<br>2020: Two Distant Strangers (7/10)<br>2022: Baymax! (7/10)<br>2022: Star Wars: Tales of the Jedi (8/10)<br>2022: The Boys Presents: Diabolical (8/10)<br>2023: The Wonderful Story of Henry Sugar<br>(7/10)<br>2024: Star Wars: Tales of the Empire (7/10)<br>2025: Star Wars: Tales of the Underworld<br>(7/10)", "type": "scatter", "x": [7.273, 8, 7.273, 6, 7.273], "y": [15.24, 15, 14.76, 15, 15.24]}, {"fill": "toself", "fillcolor": "#ff562c", "hoverinfo": "text", "hovertemplate": "Genre: reality/talkshow<br>Raw count: 3<br>Weighted count: 2<br>Avg rating: 6.7/10<br>Range: 6 - 8<br><br>Top 3:<br>2011: American Guns (6/10)<br>2014: Last Week Tonight with John Oliver<br>(8/10)<br>2024: Love Is Blind: Sweden (6/10)<extra></extra>", "line": {"color": "#ff562c"}, "mode": "lines", "showlegend": false, "text": "Genre: reality/talkshow<br>Raw count: 3<br>Weighted count: 2<br>Avg rating: 6.7/10<br>Range: 6 - 8<br><br>Top 3:<br>2011: American Guns (6/10)<br>2014: Last Week Tonight with John Oliver<br>(8/10)<br>2024: Love Is Blind: Sweden (6/10)", "type": "scatter", "x": [6.667, 8, 6.667, 6, 6.667], "y": [16.2, 16, 15.8, 16, 16.2]}, {"fill": "toself", "fillcolor": "#ff2c16", "hoverinfo": "text", "hovertemplate": "Genre: news<br>Raw count: 2<br>Weighted count: 1<br>Avg rating: 7.5/10<br>Range: 7 - 8<br><br>Top 2:<br>2014: Last Week Tonight with John Oliver<br>(8/10)<br>2014: The Rise and Rise of Bitcoin (7/10)<extra></extra>", "line": {"color": "#ff2c16"}, "mode": "lines", "showlegend": false, "text": "Genre: news<br>Raw count: 2<br>Weighted count: 1<br>Avg rating: 7.5/10<br>Range: 7 - 8<br><br>Top 2:<br>2014: Last Week Tonight with John Oliver<br>(8/10)<br>2014: The Rise and Rise of Bitcoin (7/10)", "type": "scatter", "x": [7.5, 8, 7.5, 7, 7.5], "y": [17.26, 17, 16.74, 17, 17.26]}, {"fill": "toself", "fillcolor": "#ff0000", "hoverinfo": "text", "hovertemplate": "Genre: gameshow<br>Raw count: 1<br>Weighted count: 0<br>Avg rating: 6.0/10<br>Range: 6 - 6<br><br>Top 1:<br>2024: Love Is Blind: Sweden (6/10)<extra></extra>", "line": {"color": "#ff0000"}, "mode": "lines", "showlegend": false, "text": "Genre: gameshow<br>Raw count: 1<br>Weighted count: 0<br>Avg rating: 6.0/10<br>Range: 6 - 6<br><br>Top 1:<br>2024: Love Is Blind: Sweden (6/10)", "type": "scatter", "x": [6, 6, 6, 6, 6], "y": [null, 18, null, 18, null]}], "layout": {"annotations": [{"align": "right", "font": {"color": "#8000ff", "size": 12}, "showarrow": false, "text": "action/adventure", "x": 0.005, "xanchor": "right", "xref": "paper", "y": 0, "yanchor": "middle"}, {"align": "right", "font": {"color": "#642cfe", "size": 12}, "showarrow": false, "text": "drama", "x": 0.005, "xanchor": "right", "xref": "paper", "y": 1, "yanchor": "middle"}, {"align": "right", "font": {"color": "#4856fb", "size": 12}, "showarrow": false, "text": "mystery/thriller", "x": 0.005, "xanchor": "right", "xref": "paper", "y": 2, "yanchor": "middle"}, {"align": "right", "font": {"color": "#2c7ef7", "size": 12}, "showarrow": false, "text": "scifi/fantasy", "x": 0.005, "xanchor": "right", "xref": "paper", "y": 3, "yanchor": "middle"}, {"align": "right", "font": {"color": "#10a2f0", "size": 12}, "showarrow": false, "text": "comedy", "x": 0.005, "xanchor": "right", "xref": "paper", "y": 4, "yanchor": "middle"}, {"align": "right", "font": {"color": "#0fc4e7", "size": 12}, "showarrow": false, "text": "crime", "x": 0.005, "xanchor": "right", "xref": "paper", "y": 5, "yanchor": "middle"}, {"align": "right", "font": {"color": "#2adddd", "size": 12}, "showarrow": false, "text": "history/biography", "x": 0.005, "xanchor": "right", "xref": "paper", "y": 6, "yanchor": "middle"}, {"align": "right", "font": {"color": "#46efd1", "size": 12}, "showarrow": false, "text": "documentary", "x": 0.005, "xanchor": "right", "xref": "paper", "y": 7, "yanchor": "middle"}, {"align": "right", "font": {"color": "#62fbc4", "size": 12}, "showarrow": false, "text": "romance", "x": 0.005, "xanchor": "right", "xref": "paper", "y": 8, "yanchor": "middle"}, {"align": "right", "font": {"color": "#80ffb4", "size": 12}, "showarrow": false, "text": "war/western", "x": 0.005, "xanchor": "right", "xref": "paper", "y": 9, "yanchor": "middle"}, {"align": "right", "font": {"color": "#9cfba4", "size": 12}, "showarrow": false, "text": "horror", "x": 0.005, "xanchor": "right", "xref": "paper", "y": 10, "yanchor": "middle"}, {"align": "right", "font": {"color": "#b9ef92", "size": 12}, "showarrow": false, "text": "family", "x": 0.005, "xanchor": "right", "xref": "paper", "y": 11, "yanchor": "middle"}, {"align": "right", "font": {"color": "#d4dd80", "size": 12}, "showarrow": false, "text": "animation", "x": 0.005, "xanchor": "right", "xref": "paper", "y": 12, "yanchor": "middle"}, {"align": "right", "font": {"color": "#f0c46c", "size": 12}, "showarrow": false, "text": "sport", "x": 0.005, "xanchor": "right", "xref": "paper", "y": 13, "yanchor": "middle"}, {"align": "right", "font": {"color": "#ffa256", "size": 12}, "showarrow": false, "text": "music/musical", "x": 0.005, "xanchor": "right", "xref": "paper", "y": 14, "yanchor": "middle"}, {"align": "right", "font": {"color": "#ff7e41", "size": 12}, "showarrow": false, "text": "short", "x": 0.005, "xanchor": "right", "xref": "paper", "y": 15, "yanchor": "middle"}, {"align": "right", "font": {"color": "#ff562c", "size": 12}, "showarrow": false, "text": "reality/talkshow", "x": 0.005, "xanchor": "right", "xref": "paper", "y": 16, "yanchor": "middle"}, {"align": "right", "font": {"color": "#ff2c16", "size": 12}, "showarrow": false, "text": "news", "x": 0.005, "xanchor": "right", "xref": "paper", "y": 17, "yanchor": "middle"}, {"align": "right", "font": {"color": "#ff0000", "size": 12}, "showarrow": false, "text": "gameshow", "x": 0.005, "xanchor": "right", "xref": "paper", "y": 18, "yanchor": "middle"}], "dragmode": false, "height": 520, "hoverlabel": {"align": "left", "font": {"size": 12}}, "margin": {"b": 10, "l": 108, "r": 10, "t": 10}, "title": {"font": {"size": 16}, "text": "1555 movies/TVs by genre and rating", "x": 0.5, "xanchor": "center", "y": 0.98}, "xaxis": {"fixedrange": true, "range": [2.8, 10.2], "showgrid": false}, "yaxis": {"autorange": "reversed", "fixedrange": true, "showgrid": false, "ticktext": ["", "", "", "", "", "", "", "", "", "", "", "", "", "", "", "", "", "", ""], "tickvals": [0, 1, 2, 3, 4, 5, 6, 7, 8, 9, 10, 11, 12, 13, 14, 15, 16, 17, 18], "zeroline": false}}}
